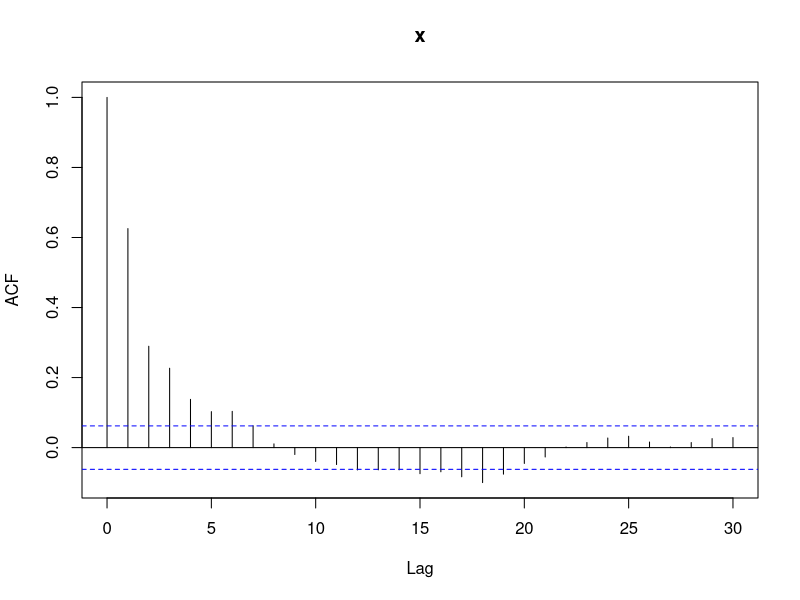
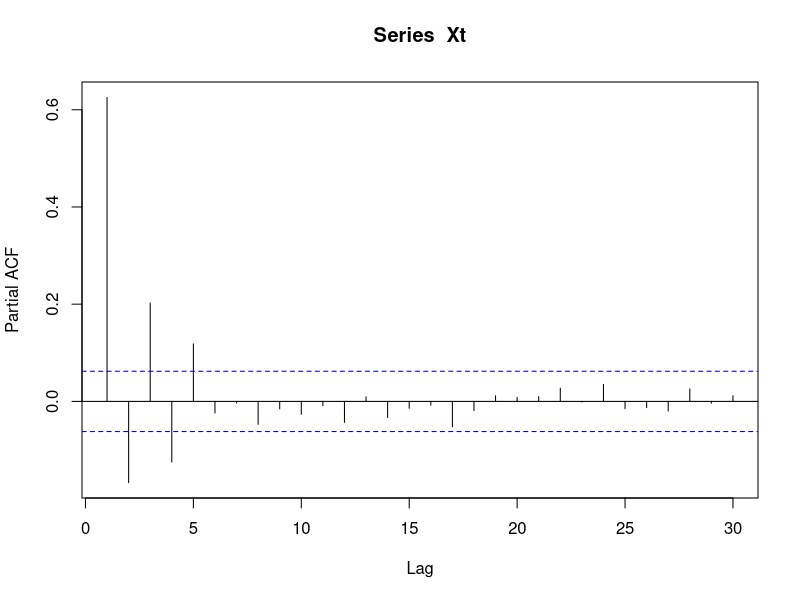
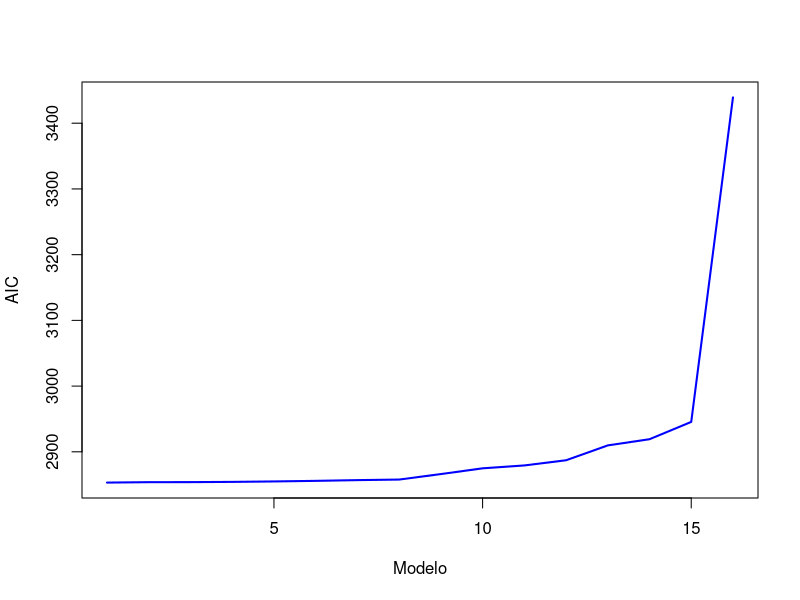
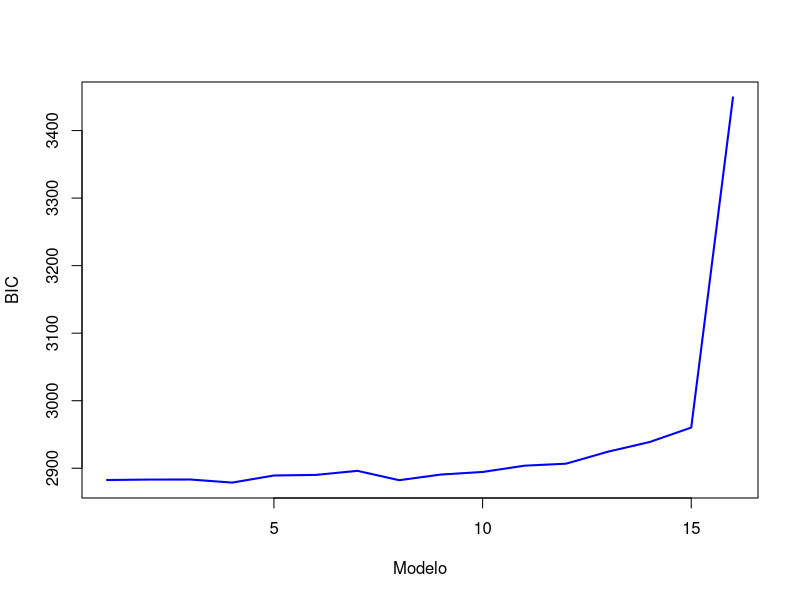

R code for these plots, in order:
## ---- chunk 1
knitr::opts_chunk$set(echo = TRUE)
library(readr)
library(tseries)
library(dplyr)
library(forecast)
## ---- chunk 2
Xt <- read_csv("./prac6b.csv")
Xt <- as.ts(Xt)
## ---- chunk 3
acfXt <- acf(Xt)
pacfXt <- pacf(Xt)
acfXt
pacfXt
## ---- chunk 4
P<-3
D<-0
Q<-3
tabla<-data.frame()
for(p in 0:P){
  for(d in 0:D){
    for(q in 0:Q){
      modelo<-arima(Xt,order=c(p,d,q))
      AIC<-AIC(modelo)
      sbic<-AIC(modelo,k=log(length(Xt)))
      tabla<-rbind(tabla,c(p,d,q,AIC,sbic))
    }
  }
}
tabla<-rename(tabla, 'p'=1,'d'=2,'q'=3,'AIC'=4,'sbic'=5)
tabla<-tabla[order(tabla$AIC),]
# tabla<-tabla[order(tabla$sbic),]
tabla
## ---- chunk 5
plot(tabla$AIC, type="l", col="blue", lwd=2, xlab="Modelo", ylab="AIC")

## ---- chunk 6
plot(tabla$sbic, type="l", col="blue", lwd=2, xlab="Modelo", ylab="BIC")

## ---- chunk 7
tabla<-tabla[order(tabla$sbic),]
tabla
## ---- chunk 8
modelo<-arima(Xt,order=c(3,0,1))
summary(modelo)
